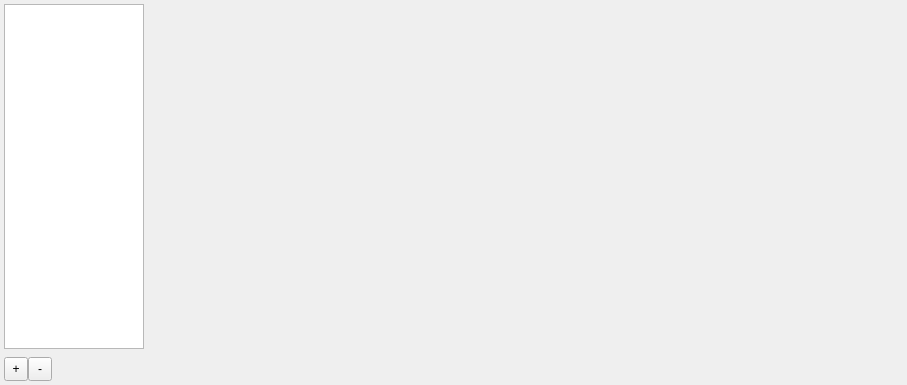
<?xml version="1.0" encoding="UTF-8"?>
<ui version="4.0">
 <class>CWaveRecorderForm</class>
 <widget class="QDialog" name="CWaveRecorderForm">
  <property name="geometry">
   <rect>
    <x>0</x>
    <y>0</y>
    <width>907</width>
    <height>385</height>
   </rect>
  </property>
  <property name="windowTitle">
   <string>Dialog</string>
  </property>
  <layout class="QHBoxLayout" name="horizontalLayout" stretch="1,0">
   <property name="spacing">
    <number>8</number>
   </property>
   <property name="margin">
    <number>0</number>
   </property>
   <item>
    <layout class="QGridLayout" name="gridLayout">
     <property name="sizeConstraint">
      <enum>QLayout::SetDefaultConstraint</enum>
     </property>
     <property name="horizontalSpacing">
      <number>0</number>
     </property>
     <property name="verticalSpacing">
      <number>-1</number>
     </property>
     <property name="margin">
      <number>4</number>
     </property>
     <item row="1" column="0">
      <widget class="QToolButton" name="AddButton">
       <property name="minimumSize">
        <size>
         <width>24</width>
         <height>24</height>
        </size>
       </property>
       <property name="maximumSize">
        <size>
         <width>24</width>
         <height>24</height>
        </size>
       </property>
       <property name="text">
        <string>+</string>
       </property>
      </widget>
     </item>
     <item row="1" column="1">
      <widget class="QToolButton" name="RemoveButton">
       <property name="minimumSize">
        <size>
         <width>24</width>
         <height>24</height>
        </size>
       </property>
       <property name="maximumSize">
        <size>
         <width>24</width>
         <height>24</height>
        </size>
       </property>
       <property name="text">
        <string>-</string>
       </property>
      </widget>
     </item>
     <item row="0" column="0" colspan="3">
      <widget class="QListWidget" name="FileList">
       <property name="minimumSize">
        <size>
         <width>140</width>
         <height>0</height>
        </size>
       </property>
       <property name="maximumSize">
        <size>
         <width>140</width>
         <height>16777215</height>
        </size>
       </property>
       <property name="dragEnabled">
        <bool>true</bool>
       </property>
       <property name="dragDropMode">
        <enum>QAbstractItemView::DragOnly</enum>
       </property>
      </widget>
     </item>
     <item row="1" column="2">
      <spacer name="horizontalSpacer">
       <property name="orientation">
        <enum>Qt::Horizontal</enum>
       </property>
       <property name="sizeHint" stdset="0">
        <size>
         <width>40</width>
         <height>20</height>
        </size>
       </property>
      </spacer>
     </item>
    </layout>
   </item>
   <item>
    <widget class="QScrollArea" name="scrollArea">
     <property name="sizePolicy">
      <sizepolicy hsizetype="Expanding" vsizetype="Expanding">
       <horstretch>20</horstretch>
       <verstretch>0</verstretch>
      </sizepolicy>
     </property>
     <property name="frameShape">
      <enum>QFrame::NoFrame</enum>
     </property>
     <property name="widgetResizable">
      <bool>true</bool>
     </property>
     <property name="alignment">
      <set>Qt::AlignLeading|Qt::AlignLeft|Qt::AlignTop</set>
     </property>
     <widget class="CWaveLanes" name="WaveLanes">
      <property name="geometry">
       <rect>
        <x>0</x>
        <y>0</y>
        <width>751</width>
        <height>385</height>
       </rect>
      </property>
     </widget>
    </widget>
   </item>
  </layout>
 </widget>
 <customwidgets>
  <customwidget>
   <class>CWaveLanes</class>
   <extends>QWidget</extends>
   <header>cwavelanes.h</header>
   <container>1</container>
  </customwidget>
 </customwidgets>
 <resources/>
 <connections/>
</ui>
